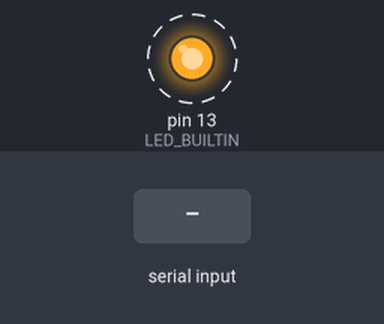
The sketch below on a simulated Arduino Uno, built with avr-gcc and run on an emulated ATmega328P. Shown: output pins drawn as LEDs (lit = HIGH). Dashed ring = blinking. Inputs (shaded band) come from the test bench. What the sketch prints to the serial monitor is not drawn.

Above: at 0.9 s.
1.3 s: byte 18 (0x12) received over Serial
Timing chart, 0 to 10.3 s (numbered marks = the images above; inputs shaded):
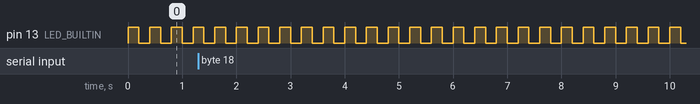

The sketch:

RoboRIO_Comm.ino
```cpp
void setup() {
  // put your setup code here, to run once:
  Serial.begin(9600);
  pinMode(LED_BUILTIN, OUTPUT);
}

void loop() {
  // put your main code here, to run repeatedly:
  digitalWrite(LED_BUILTIN, HIGH);

  if(Serial.available()) {
    byte value = Serial.read();

    if(value == 0x12) {
      Serial.println("Hello! I received code 0x12");
    }
  }
  delay(200);
  digitalWrite(LED_BUILTIN, LOW);
  delay(200);

}
```

Measured:
- by itself, pin 13 (LED_BUILTIN): alternates HIGH for 0.20 s and LOW for 0.20 s
